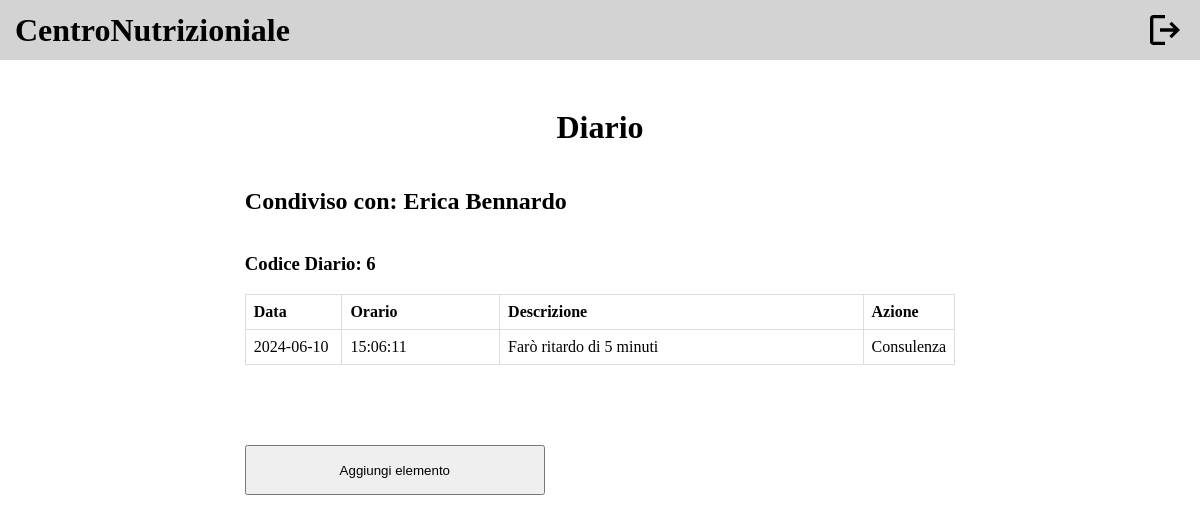
The page /public/diario.php (signed in) on the database as committed earlier.
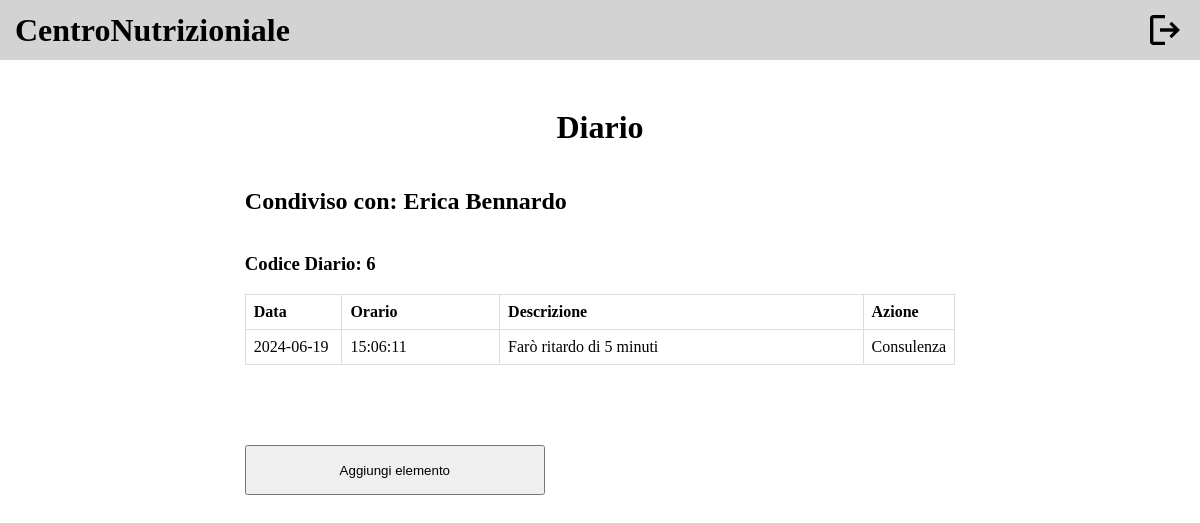
The same page on the database as committed later.
### tables this page shows
CREATE TABLE `note` (
  `IDCliente` int(11) NOT NULL,
  `Data` date NOT NULL,
  `Ora` varchar(10) NOT NULL,
  `CodDiario` int(11) NOT NULL,
  `Nota` varchar(255) NOT NULL,
  `OrarioNota` varchar(10) NOT NULL,
  `OggettoNota` varchar(100) NOT NULL,
  `DataNota` date NOT NULL,
  `IdNota` int(11) NOT NULL
);

### db/database.php (called while the page is built, shortened)
<?php
require_once ("nutrizionistaTable.php");
require_once ("diarioTable.php");
class DatabaseConnection
{
    private $nutrizionistaTable;
    private $diarioTable;
    public function __construct($servername, $username, $password, $dbname, $port)
    {
        $this->db = new mysqli($servername, $username, $password, $dbname, $port);
        $this->nutrizionistaTable = new NutrizionistaTable($this->db);
        $this->diarioTable = new DiarioTable($this->db);
    }
    public function getNutrizionistaTable()
    {
        return $this->nutrizionistaTable;
    }
    public function getDiarioTable()
    {
        return $this->diarioTable;
    }
}

### bootstrap.php (called while the page is built, shortened)
<?php
require_once ("db/database.php");
$dbh = new DatabaseConnection("localhost", "root", "", "centronutrizionale1", 3306);
?>

### db/diarioTable.php (called while the page is built)
<?php
class DiarioTable
{
    private $db;
    public function __construct($db)
    {
        $this->db = $db;
    }
    public function getCurrenDiary($idCliente)
    {
        $stmt = $this->db->prepare("SELECT d.*, n.*
FROM diario d
LEFT JOIN note n ON d.IDCliente = n.IDCliente
                AND d.Data = n.Data
                AND d.Ora = n.Ora
                AND d.CodDiario = n.CodDiario
WHERE d.IDCliente = ?
  AND d.IDNutrizionista = (
    SELECT IDNutrizionista
    FROM scelta
    WHERE IDCliente = ?
    ORDER BY Data DESC, Ora DESC
    LIMIT 1
  )
  AND d.Data = (
    SELECT Data
    FROM scelta
    WHERE IDCliente = ?
    ORDER BY Data DESC, Ora DESC
    LIMIT 1
  )
  AND d.Ora = (
    SELECT Ora
    FROM scelta
    WHERE IDCliente = ?
    ORDER BY Data DESC, Ora DESC
    LIMIT 1
  )
");
        $stmt->bind_param('iiii', $idCliente, $idCliente, $idCliente, $idCliente);
        $stmt->execute();
        $result = $stmt->get_result();
        return $result->fetch_all(MYSQLI_ASSOC);
    }
}
?>

### diario.php (called while the page is built)
<?php
require_once("bootstrap.php");
if (isUserLoggedIn()) {
    if (!isset($_SESSION["NSignedin"])) {
        $templateparams["diario"] = $dbh->getDiarioTable()->getCurrenDiary($_SESSION["id"]);
    } else{
        $templateparams["diario"] = $dbh->getDiarioTable()->getCurrenDiary($_SESSION["idCliente"]);
    }
} else {
    header("Location: login.php");
}
?>

### db/nutrizionistaTable.php (called while the page is built, shortened)
<?php
class NutrizionistaTable
{
    private $db;
    public function __construct($db)
    {
        $this->db = $db;
    }
    public function getNutrizionistaById($id)
    {
        $stmt = $this->db->prepare("SELECT *
        FROM nutrizionista n
        JOIN informazione i ON n.IDNutrizionista = i.IDNutrizionista
        JOIN indirizzo_prof ip ON n.IDNutrizionista = ip.IDNutrizionista
        JOIN possiede_q q ON n.IDNutrizionista = q.IDNutrizionista
        WHERE n.IDNutrizionista=?");
        $stmt->bind_param('i', $id);
        $stmt->execute();
        $result = $stmt->get_result();
        return $result->fetch_all(MYSQLI_ASSOC);
    }
}
?>

### public/diario.php (the view, shortened to what this page needs)
<!DOCTYPE html>
<html lang="en">
<head>
  <link rel="stylesheet" href="../template/components/components.css">
  <link rel="stylesheet" href="../template/header/header.css">
  <link rel="stylesheet" href="styles/diario.css">
</head>
<body>
  <?php
  require ("../bootstrap.php");
  require ("../diario.php");
  ?>
  <main>
    <h1>Diario</h1>
    <?php if (empty($templateparams["diario"])) {
      echo "Non hai ancora scelto il tuo nutrizionista.";
    } else { ?>
      <div class="outer">
        <h2>Condiviso con: <?php $nutrizionista = $dbh->getNutrizionistaTable()->getNutrizionistaById($templateparams["diario"][0]["IDNutrizionista"]);
        echo $nutrizionista[0]["Nome"], " ", $nutrizionista[0]["Cognome"]; ?></h2>
        <h3>Codice Diario: <?php echo $templateparams["diario"][0]["CodDiario"]; ?></h3>
        <table>
          <thead>
            <tr>
              <td>Data</td>
              <td>Orario</td>
              <td>Descrizione</td>
              <td>Azione</td>
            </tr>
          </thead>
          <tbody>
            <?php foreach ($templateparams["diario"] as $nota): ?>
              <tr>
                <td><?php echo $nota["DataNota"] ?></td>
                <td><?php echo $nota["OrarioNota"] ?></td>
                <td><?php echo $nota["Nota"] ?></td>
                <td><?php echo $nota["OggettoNota"] ?></td>
              </tr>
            <?php endforeach; ?>
          </tbody>
        </table>
        <?php if (empty($_SESSION["NSignedin"])): ?>
          <button class="btn" onclick="window.location.href='aggiungiAlDiario.php'">Aggiungi elemento</button>
        <?php endif; ?>
      </div>
    <?php } ?>
  </main>
</body>
</html>

Rows that differ between the two databases and show on the page:
changed note "Farò ritardo di 5 minuti": DataNota "2024-06-10" → "2024-06-19"
